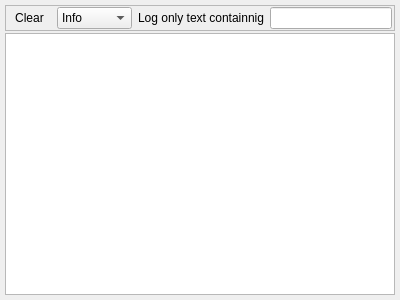
<?xml version="1.0" encoding="UTF-8"?>
<ui version="4.0">
 <class>LoggerWidget</class>
 <widget class="QWidget" name="LoggerWidget">
  <property name="geometry">
   <rect>
    <x>0</x>
    <y>0</y>
    <width>400</width>
    <height>300</height>
   </rect>
  </property>
  <property name="windowTitle">
   <string>Form</string>
  </property>
  <layout class="QVBoxLayout" name="verticalLayout">
   <property name="spacing">
    <number>2</number>
   </property>
   <property name="leftMargin">
    <number>5</number>
   </property>
   <property name="topMargin">
    <number>5</number>
   </property>
   <property name="rightMargin">
    <number>5</number>
   </property>
   <property name="bottomMargin">
    <number>5</number>
   </property>
   <item>
    <widget class="QFrame" name="frame">
     <property name="frameShape">
      <enum>QFrame::StyledPanel</enum>
     </property>
     <property name="frameShadow">
      <enum>QFrame::Raised</enum>
     </property>
     <layout class="QHBoxLayout" name="horizontalLayout">
      <property name="leftMargin">
       <number>2</number>
      </property>
      <property name="topMargin">
       <number>1</number>
      </property>
      <property name="rightMargin">
       <number>2</number>
      </property>
      <property name="bottomMargin">
       <number>1</number>
      </property>
      <item>
       <widget class="QToolButton" name="btClearLog">
        <property name="toolTip">
         <string>Clear log</string>
        </property>
        <property name="text">
         <string>Clear</string>
        </property>
        <property name="icon">
         <iconset resource="../Logging.qrc">
          <normaloff>:/quickevent/Logging/images/clear.png</normaloff>:/quickevent/Logging/images/clear.png</iconset>
        </property>
        <property name="autoRaise">
         <bool>true</bool>
        </property>
       </widget>
      </item>
      <item>
       <widget class="QComboBox" name="lstLogLevel">
        <property name="toolTip">
         <string>Log level</string>
        </property>
        <property name="currentIndex">
         <number>1</number>
        </property>
        <item>
         <property name="text">
          <string>Debug</string>
         </property>
         <property name="icon">
          <iconset resource="../Logging.qrc">
           <normaloff>:/quickevent/Logging/images/light-blind.png</normaloff>:/quickevent/Logging/images/light-blind.png</iconset>
         </property>
        </item>
        <item>
         <property name="text">
          <string>Info</string>
         </property>
         <property name="icon">
          <iconset resource="../Logging.qrc">
           <normaloff>:/quickevent/Logging/images/light-yellow.png</normaloff>:/quickevent/Logging/images/light-yellow.png</iconset>
         </property>
        </item>
        <item>
         <property name="text">
          <string>Warning</string>
         </property>
         <property name="icon">
          <iconset resource="../Logging.qrc">
           <normaloff>:/quickevent/Logging/images/light-cyan.png</normaloff>:/quickevent/Logging/images/light-cyan.png</iconset>
         </property>
        </item>
        <item>
         <property name="text">
          <string>Error</string>
         </property>
         <property name="icon">
          <iconset resource="../Logging.qrc">
           <normaloff>:/quickevent/Logging/images/light-red.png</normaloff>:/quickevent/Logging/images/light-red.png</iconset>
         </property>
        </item>
       </widget>
      </item>
      <item>
       <widget class="QLabel" name="label">
        <property name="text">
         <string>Log only text containnig</string>
        </property>
       </widget>
      </item>
      <item>
       <widget class="QLineEdit" name="edDomainFilter">
        <property name="toolTip">
         <string>Log filter</string>
        </property>
       </widget>
      </item>
     </layout>
    </widget>
   </item>
   <item>
    <widget class="QPlainTextEdit" name="txtLog">
     <property name="lineWrapMode">
      <enum>QPlainTextEdit::NoWrap</enum>
     </property>
     <property name="readOnly">
      <bool>true</bool>
     </property>
    </widget>
   </item>
  </layout>
 </widget>
 <resources>
  <include location="../Logging.qrc"/>
 </resources>
 <connections/>
</ui>
